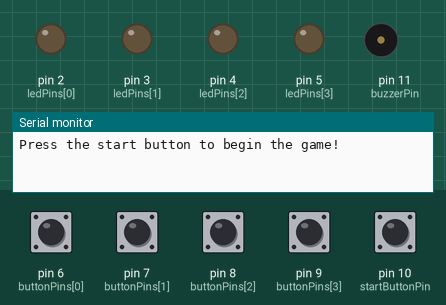
Simulated run of this sketch. Board: Arduino Uno, built with avr-gcc and run on an emulated ATmega328P. Shown: output pins drawn as LEDs (lit = HIGH), buzzer (waves = sounding, pin HIGH), the last lines printed to the serial monitor. Inputs (shaded band) come from the test bench; at power-on: pin 6 (buttonPins[0]), pin 7 (buttonPins[1]), pin 8 (buttonPins[2]), pin 9 (buttonPins[3]), pin 10 (startButtonPin) HIGH. Random numbers use the default seed unless the sketch sets one.

Above: at 1.2 s.
1.3 s: pin 10 (startButtonPin) pulled LOW for 0.15 s
At 2.3 s:
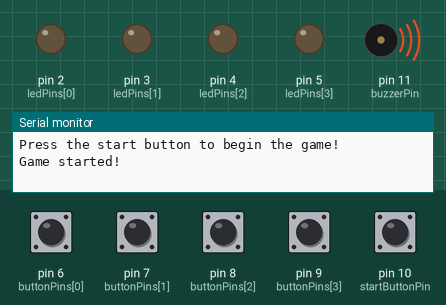
4.4 s: pin 9 (buttonPins[3]) pulled LOW for 0.15 s
At 6.1 s:
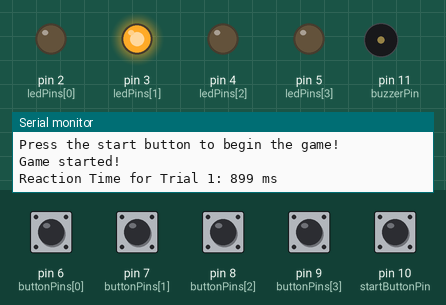
6.4 s: pin 7 (buttonPins[1]) pulled LOW for 1 s
At 8.3 s:
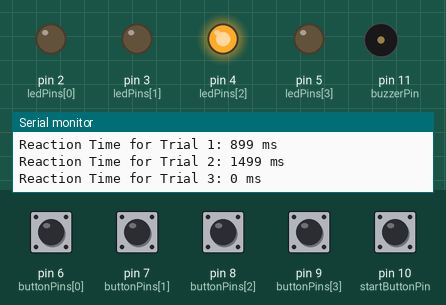
8.9 s: pin 8 (buttonPins[2]) pulled LOW for 1 s
At 10.2 s:
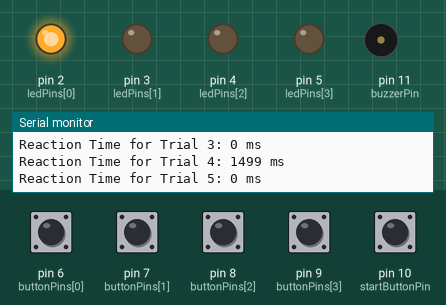
13.0 s: pin 6 (buttonPins[0]) pulled LOW for 1 s
At 14.5 s:
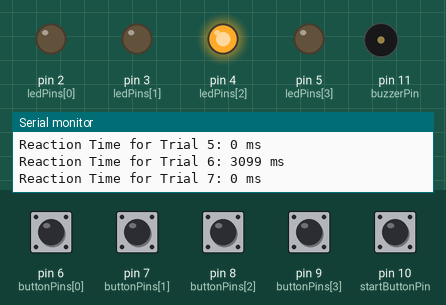
Timing chart, 0 to 16.0 s (numbered marks = the images above; inputs shaded):
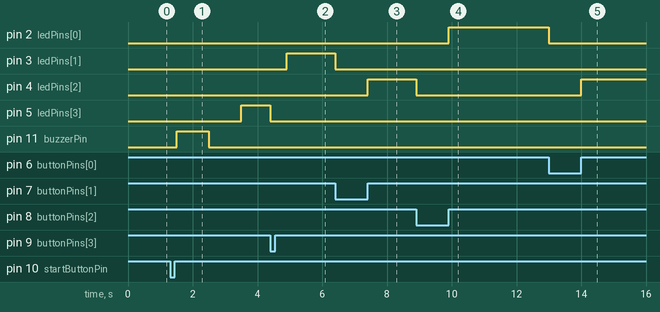

The sketch:

ReactionTimeGame.ino
```cpp
const int ledPins[4] = {2, 3, 4, 5};     // LED pins
const int buttonPins[4] = {6, 7, 8, 9};  // Game button pins
const int startButtonPin = 10;           // Start/reset button pin
const int buzzerPin = 11;                // Buzzer pin

unsigned long reactionTimes[10];         // Store reaction times
int currentTrial = 0;                     // Current trial number
bool gameStarted = false;                 // Tracks whether the game is active

void setup() {
  Serial.begin(9600);

  // Set up LED pins as OUTPUT
  for (int i = 0; i < 4; i++) {
    pinMode(ledPins[i], OUTPUT);
  }

  // Set up button pins as INPUT
  for (int i = 0; i < 4; i++) {
    pinMode(buttonPins[i], INPUT_PULLUP); // Internal pull-up resistors
  }

  // Configure start/reset button and buzzer
  pinMode(startButtonPin, INPUT_PULLUP);
  pinMode(buzzerPin, OUTPUT);

  Serial.println("Press the start button to begin the game!");
}

void loop() {
  if (digitalRead(startButtonPin) == LOW) { // Start/reset button pressed
    delay(200); // Debounce delay
    if (!gameStarted) {
      startGame();
    } else {
      resetGame(); // Reset game if button pressed during gameplay
    }
  }

  if (gameStarted && currentTrial < 10) {
    playTrial();
  } else if (gameStarted && currentTrial >= 10) {
    endGame();
  }
}

void startGame() {
  gameStarted = true;
  currentTrial = 0; // Reset trial count
  Serial.println("Game started!");

  // Play start buzzer
  digitalWrite(buzzerPin, HIGH);
  delay(1000); // 1 second
  digitalWrite(buzzerPin, LOW);

  delay(1000); // Delay before the first trial
}

void playTrial() {
  int randomLED = random(0, 4); // Choose a random LED
  digitalWrite(ledPins[randomLED], HIGH);
  unsigned long startTime = millis();

  while (true) {
    for (int i = 0; i < 4; i++) {
      if (digitalRead(buttonPins[i]) == LOW) { // Button pressed
        unsigned long reactionTime = millis() - startTime;

        if (i == randomLED) { // Correct button pressed
          reactionTimes[currentTrial] = reactionTime;
          Serial.print("Reaction Time for Trial ");
          Serial.print(currentTrial + 1);
          Serial.print(": ");
          Serial.print(reactionTime);
          Serial.println(" ms");
          digitalWrite(ledPins[randomLED], LOW);
          delay(500);
          currentTrial++;
          return;
        } else {
          Serial.println("Wrong button! Try again.");
        }
      }
    }
  }
}

void endGame() {
  // Play end buzzer for 1 second
  digitalWrite(buzzerPin, HIGH);
  delay(1000); // 1 second
  digitalWrite(buzzerPin, LOW);

  // Calculate average reaction time
  unsigned long sum = 0;
  for (int i = 0; i < 10; i++) {
    sum += reactionTimes[i];
  }
  unsigned long averageTime = sum / 10;
  Serial.print("Average Reaction Time: ");
  Serial.print(averageTime);
  Serial.println(" ms");

  Serial.println("Game over. Press the reset button to play again.");
  gameStarted = false; // Stop game until reset
}

void resetGame() {
  Serial.println("Game reset.");
  gameStarted = false;
  currentTrial = 0;
  Serial.println("Press the start button to begin a new game.");
}
```

Measured:
- after the input at 1.3 s, pin 5 (ledPins[3]): LOW → HIGH after 2.2 s; pin 11 (buzzerPin): LOW → HIGH after 0.20 s, → LOW 1.0 s later
- after the input at 4.4 s, pin 3 (ledPins[1]): LOW → HIGH after 0.50 s; pin 5 (ledPins[3]): HIGH → LOW at once
- after the input at 6.4 s, pin 3 (ledPins[1]): HIGH → LOW at once; pin 4 (ledPins[2]): LOW → HIGH after 1.0 s
- after the input at 8.9 s, pin 2 (ledPins[0]): LOW → HIGH after 1.0 s; pin 4 (ledPins[2]): HIGH → LOW at once
- after the input at 13.0 s, pin 2 (ledPins[0]): HIGH → LOW at once; pin 4 (ledPins[2]): LOW → HIGH after 1.0 s
